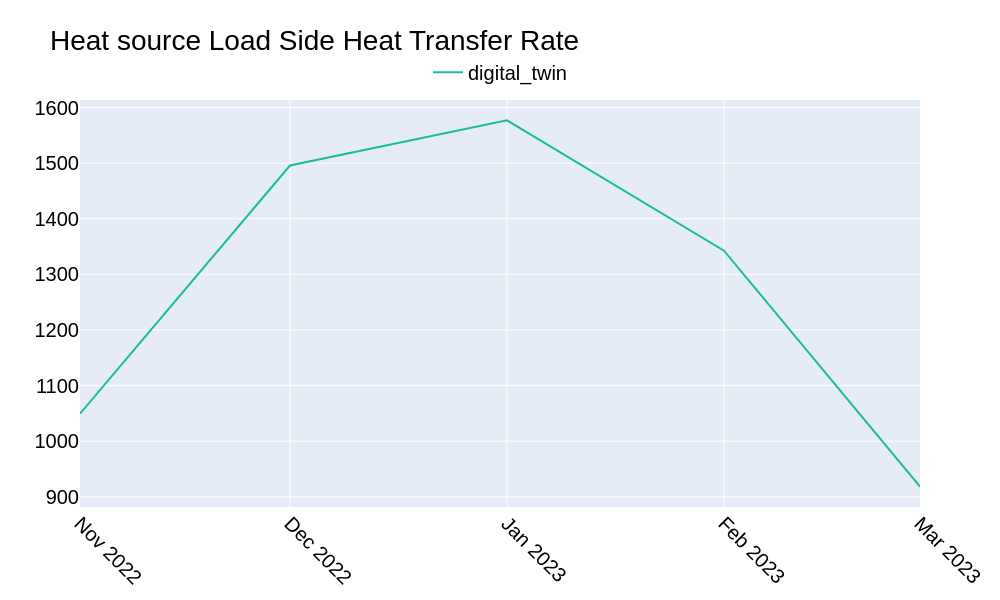

Source (notebook cell):
### Code cell
fig = plot_dfs_line_grouped_by_month(dfs = list(unified.values()),
                                     names=list(unified.keys()),
                                     colors = colors[:df_num],
                                     variable='heat_source_load_side_heat_transfer_rate')
fig.update_layout(title='Heat source Load Side Heat Transfer Rate',
                  xaxis_title=None,
                  yaxis_title=None)
#fig.write_image("/workspaces/python-plot-env/outputs/month_heat_transfer_rate.png")
fig.show()

### Figure 1 — Plotly figure (JSON) as saved in the notebook; plotly's stock layout.template omitted (floating-point values rounded to 4 significant figures)
{"data": [{"line": {"color": "#1ABC9C"}, "mode": "lines", "name": "digital_twin", "type": "scatter", "x": ["2022-11-01T00:00:00.000000", "2022-12-01T00:00:00.000000", "2023-01-01T00:00:00.000000", "2023-02-01T00:00:00.000000", "2023-03-01T00:00:00.000000"], "y": [1049.0, 1496.0, 1577.0, 1343.0, 918.2]}], "layout": {"font": {"color": "black", "family": "Arial, sans-serif", "size": 20}, "height": 600, "legend": {"font": {"size": 20}, "orientation": "h", "x": 0.5, "xanchor": "center", "y": 1.02, "yanchor": "bottom"}, "showlegend": true, "title": {"text": "Heat source Load Side Heat Transfer Rate"}, "width": 1000, "xaxis": {"tickangle": 45, "tickformat": "%b %Y", "tickvals": ["2022-11-01T00:00:00", "2022-12-01T00:00:00", "2023-01-01T00:00:00", "2023-02-01T00:00:00", "2023-03-01T00:00:00"], "title": {}}, "yaxis": {"title": {}}}}
